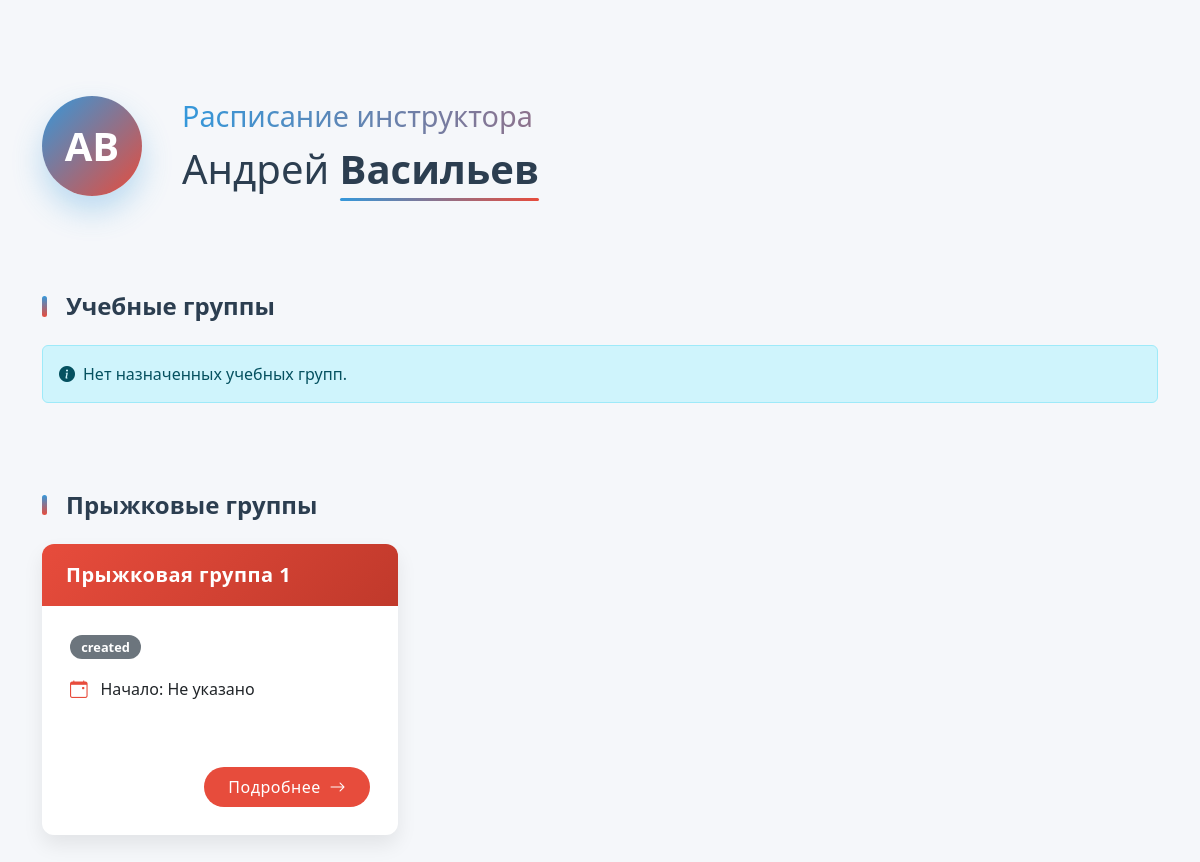
Before: /instructors/4/schedule/ with the older database file.
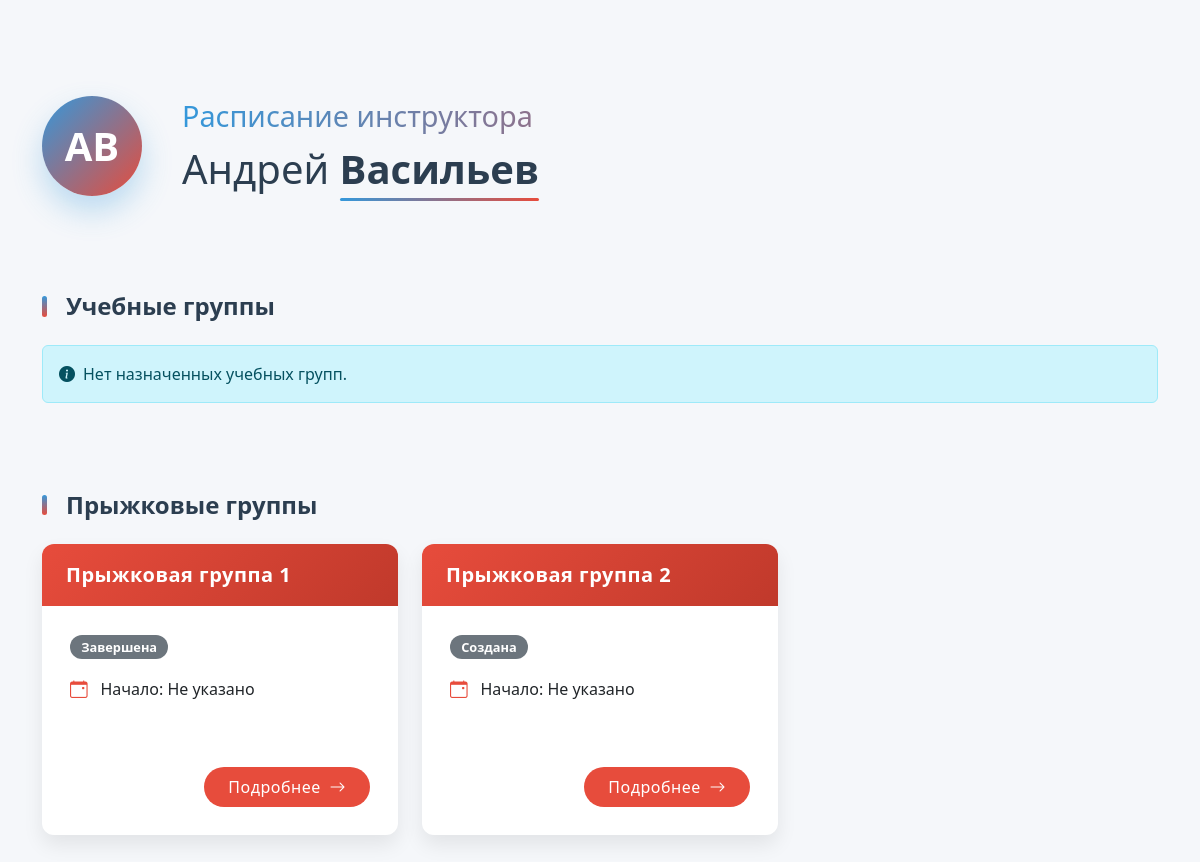
After: the same page with the newer database file.
### instructors/models.py (models this page shows, shortened)
class JumpGroup(models.Model):
    instructor_air = models.ForeignKey(Instructor, on_delete=models.CASCADE, related_name='air_instructor')
    instructor_ground = models.ForeignKey(Instructor, on_delete=models.CASCADE, related_name='ground_instructor')
    group_name = models.CharField(max_length=255, default="")
    start_date_time = models.DateTimeField(null=True, blank=True)
    end_date_time = models.DateTimeField(null=True, blank=True)
    jump_date = models.DateTimeField()
    aircraft_type = models.CharField(max_length=255)
    altitude = models.PositiveIntegerField(help_text="Высота в метрах")
    status = models.CharField(
        max_length=50,
        choices=[
            ('created', 'Создана'),
            ('Pre-Flight Preparation', 'Предполетная подготовка'),
            ('Jump In Progress', 'Прыжок в процессе'),
            ('Completed', 'Завершена'),
            ('Cancelled', 'Отменена')
        ],
        default='Created'
    )

### instructors/views.py (the view)
def instructor_schedule(request, instructor_id):
    instructor = get_object_or_404(Instructor, pk=instructor_id)
    training_groups = TrainingGroup.objects.filter(instructor=instructor)
    jump_groups = JumpGroup.objects.filter(
        Q(instructor_air=instructor) | Q(instructor_ground=instructor)
    )
    context = {
        'instructor': instructor,
        'training_groups': training_groups,
        'jump_groups': jump_groups,
    }
    return render(request, 'instructor_schedule.html', context)

### instructors/templates/instructor_schedule.html (shortened to what the changed rows need)
<!DOCTYPE html>
<html lang="ru">
<head>
    <link href="https://cdn.jsdelivr.net/npm/bootstrap@5.3.0/dist/css/bootstrap.min.css" rel="stylesheet">
    <link href="https://cdn.jsdelivr.net/npm/bootstrap-icons@1.10.0/font/bootstrap-icons.css" rel="stylesheet">
</head>
<body>
    <div class="container py-4 py-lg-5">
        <div class="instructor-intro">
            <div class="instructor-card">
                <div class="instructor-meta">
                    <h1 class="instructor-title">
                        <span class="text-gradient">Расписание инструктора</span>
                    </h1>
                    <h2 class="instructor-name">
                        {{ instructor.first_name }} <strong>{{ instructor.last_name }}</strong>
                    </h2>
                </div>
            </div>
        </div>
        <div class="row">
            <div class="col-12">
                <h2 class="section-header">Учебные группы</h2>
            </div>
        </div>
        <div class="row mt-4">
            <div class="col-12">
                <h2 class="section-header">Прыжковые группы</h2>
                {% if jump_groups %}
                    <div class="row group-row">
                        {% for jump in jump_groups %}
                        <div class="col-md-6 col-lg-4 mb-4">
                            <a href="{% url 'jump_group_detail' instructor_id=instructor.instructor_id jump_group_id=jump.id %}" class="text-decoration-none">
                                <div class="card group-card jump-card">
                                    <div class="card-header">
                                        <h5 class="card-title mb-0">{{ jump.group_name }}</h5>
                                    </div>
                                    <div class="card-body">
                                        <span class="badge {% if jump.status == 'active' %}bg-success{% else %}bg-secondary{% endif %} status-badge mb-3">
                                            {{ jump.get_status_display }}
                                        </span>
                                        <div class="info-item">
                                            <i class="bi bi-calendar-event info-icon"></i>
                                            <span>Начало: {% if jump.start_date_time %}{{ jump.start_date_time|date:"d.m.Y H:i" }}{% else %}Не указано{% endif %}</span>
                                        </div>
                                    </div>
                                    <div class="card-footer bg-transparent border-top-0 text-end">
                                        <button class="btn btn-details text-white">Подробнее <i class="bi bi-arrow-right ms-1"></i></button>
                                    </div>
                                </div>
                            </a>
                        </div>
                        {% endfor %}
                    </div>
                {% else %}
                    <div class="alert alert-info d-flex align-items-center" role="alert">
                        <i class="bi bi-info-circle-fill me-2"></i>
                        Нет назначенных прыжковых групп.
                    </div>
                {% endif %}
            </div>
        </div>
    </div>
</body>
</html>

Changed rows visible on the page:
changed JumpGroup "Прыжковая группа 1": status "created" → "Завершена"
added JumpGroup: group_name "Прыжковая группа 2", status "Создана", shows "Не указано"
